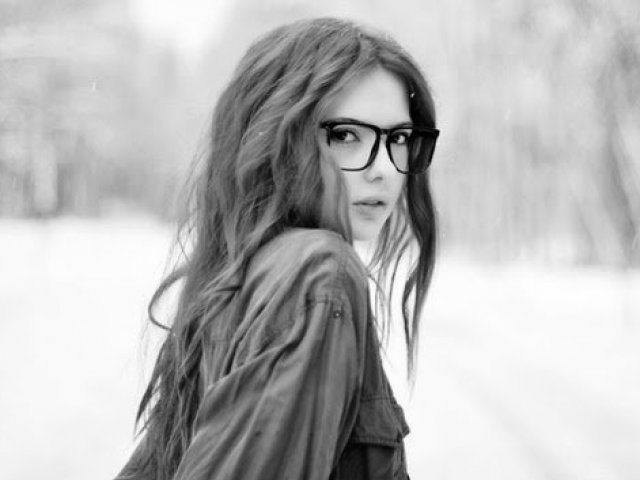
#> input picture math/transforme/graywoman.jpg, 640 x 480 px
$ python trasforme.py
#> lines starting #> are read from the running program, lines starting #| are printed output that depends on the picture
#> further down, img is the input picture: shape (480, 640); min 0, max 255, mean 185
from matplotlib import pyplot as plt
from math import e, pi
import numpy as np
import cv2

def matrx(g_forme, type_mx, linhas, colunas):
	mx = np.ndarray([linhas, colunas], dtype = type_mx)
	for i in range(linhas):
		for j in range(colunas):
			mx[i][j] = g_forme(i, j, linhas)
	return np.asmatrix(mx)

def form_f(x, u, N):
	return e**(-1j*2*pi*x*u/N)

def DFT(img):
	rowls, cols = img.shape
	g1 = matrx(form_f, complex, rowls, rowls)
	g2 = matrx(form_f, complex, cols, cols)
	img_mx = np.asmatrix(img)
	return g1*img_mx*g2

def normalize(dft_abs):
	maxm = dft_abs.max()
	c = 255/np.log(1+maxm)
	return c*np.log(1+dft_abs)

def shift_img(img):
	rowls, cols = img.shape
#> rowls = 480; cols = 640
	sh = np.ndarray([rowls, cols])
	for i in range(rowls):
		for j in range(cols):
			sh[i][j] = (img[i][j])*((-1)**(i+j))
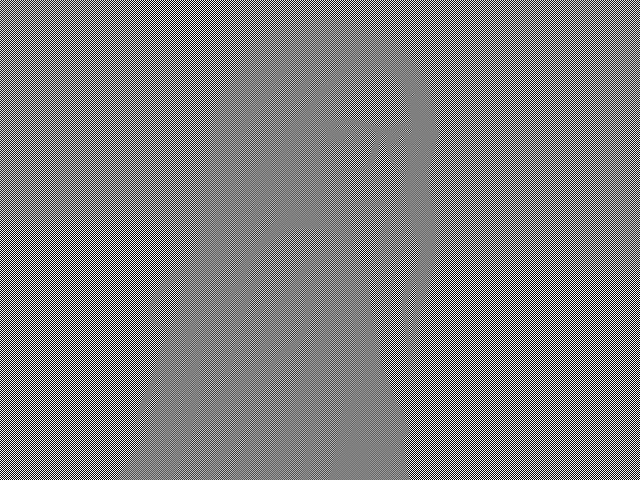
#> sh: shape (480, 640) float64; min -255, max 255, mean 0; drawn with min black and max white
	return sh

if __name__ == '__main__':
	img = cv2.imread('graywoman.jpg', cv2.IMREAD_GRAYSCALE)
	sh = shift_img(img)
	dft = DFT((sh))
	dft_abs = np.abs(dft)
	dft_show = np.uint8(normalize(dft_abs))
#> in normalize, `maxm = dft_abs.max()`: maxm = 56828680
#> in normalize, `c = 255/np.log(1+maxm)`: c = 14.28
#> in normalize, `return c*np.log(1+dft_abs)`:
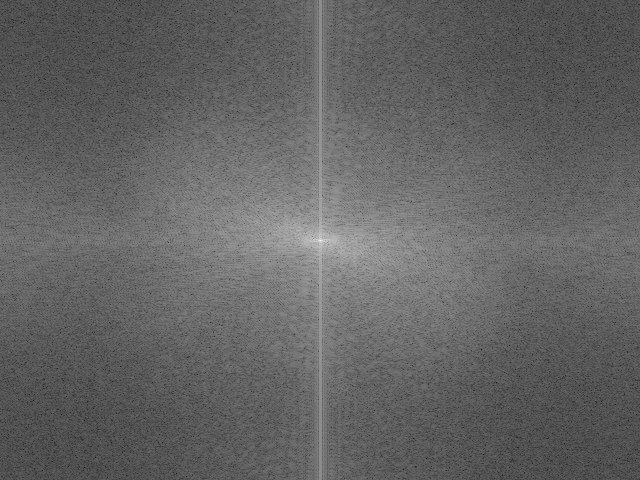
#> returned value: shape (480, 640) float64; min 13.75, max 255, mean 99.8
	cv2.imshow('tentativa', dft_show)
	cv2.waitKey(0)
	cv2.destroyAllWindows()
